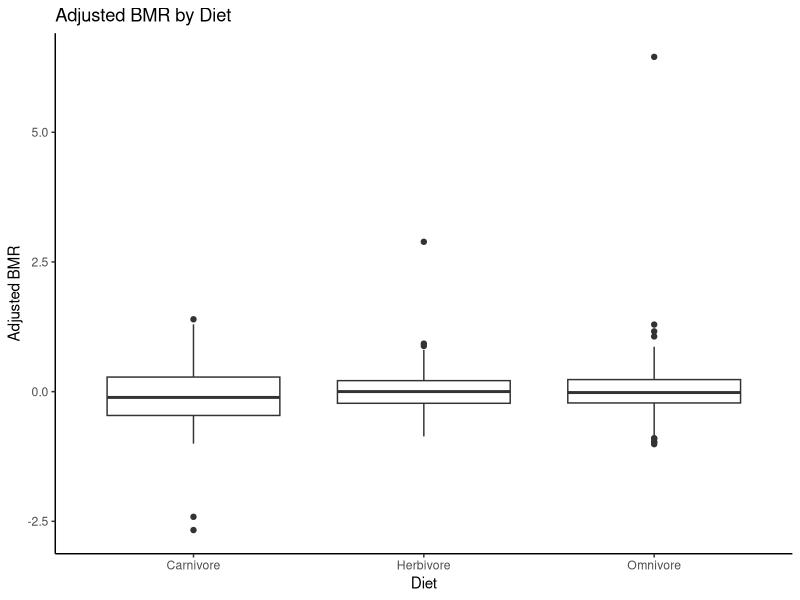
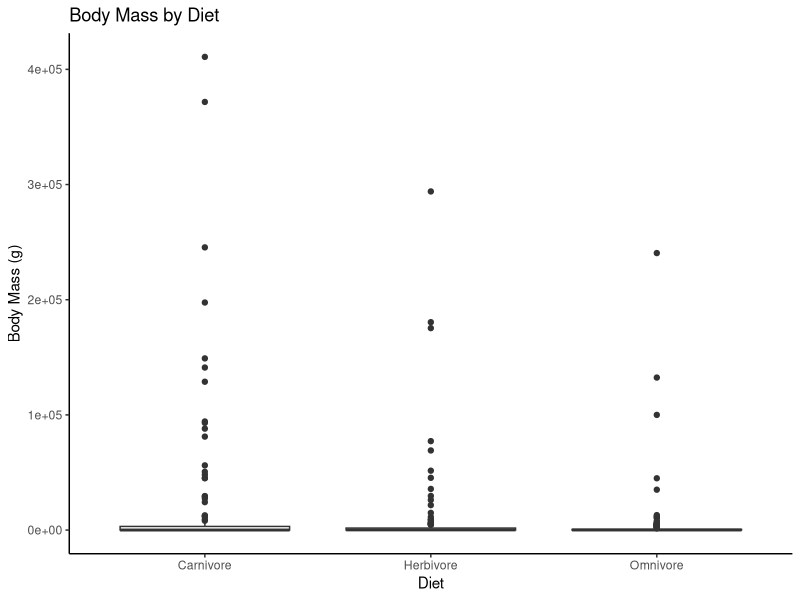
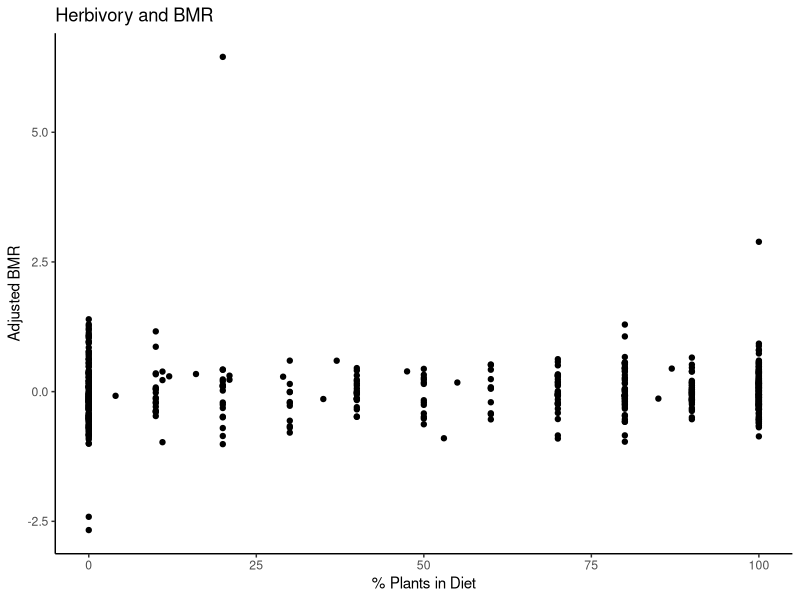
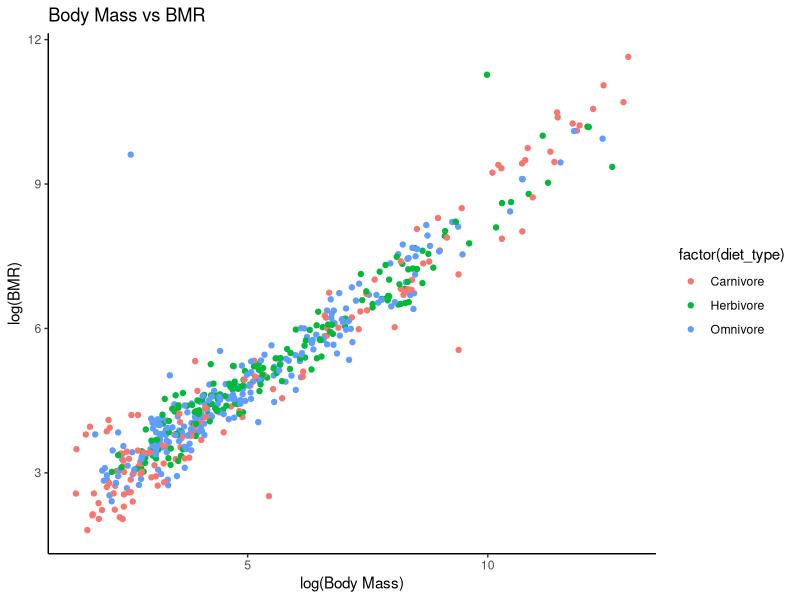

Recreate these plots in R, in order.
# Import ggplot library
library(ggplot2)

# Read in data
df = read.csv("mammals.csv")

# Boxplot of diet type vs adjusted BMR
ggplot(df, aes(x=diet_type, y=adjusted_bmr))+
  geom_boxplot()+
  labs(title="Adjusted BMR by Diet",
       x="Diet",
       y="Adjusted BMR")+
  theme_classic()

# Boxplot of diet type vs body mass
ggplot(df, aes(x=diet_type, y=adult_mass_g))+
  geom_boxplot()+
  labs(title="Body Mass by Diet",
       x="Diet",
       y="Body Mass (g)")+
  theme_classic()

# Scatterplot of % Plants in Diet vs Adjusted BMR
ggplot(df, aes(x=dphy_plant, y=adjusted_bmr))+
  geom_point()+
  labs(title="Herbivory and BMR",
       x="% Plants in Diet",
       y="Adjusted BMR")+
  theme_classic()

# Scatterplot of log-transformed Body Mass vs log-transformed 
# BMR Color-coded by Diet Type
ggplot(df, aes(x=log(adult_mass_g),
               y=log(BasalMetRate_mLO2hr),
               color=factor(diet_type)))+
  geom_point()+
  labs(title="Body Mass vs BMR",
       x="log(Body Mass)",
       y="log(BMR)")+
  theme_classic()
